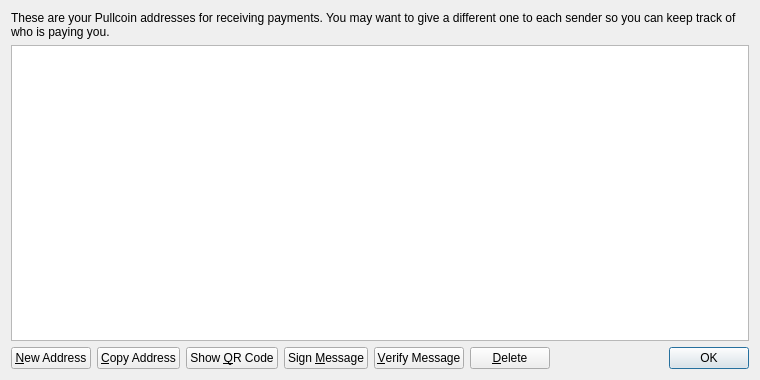
<?xml version="1.0" encoding="UTF-8"?>
<ui version="4.0">
 <class>AddressBookPage</class>
 <widget class="QWidget" name="AddressBookPage">
  <property name="geometry">
   <rect>
    <x>0</x>
    <y>0</y>
    <width>760</width>
    <height>380</height>
   </rect>
  </property>
  <property name="windowTitle">
   <string>Address Book</string>
  </property>
  <layout class="QVBoxLayout" name="verticalLayout">
   <item>
    <widget class="QLabel" name="labelExplanation">
     <property name="text">
      <string>These are your Pullcoin addresses for receiving payments. You may want to give a different one to each sender so you can keep track of who is paying you.</string>
     </property>
     <property name="textFormat">
      <enum>Qt::PlainText</enum>
     </property>
     <property name="wordWrap">
      <bool>true</bool>
     </property>
    </widget>
   </item>
   <item>
    <widget class="QTableView" name="tableView">
     <property name="contextMenuPolicy">
      <enum>Qt::CustomContextMenu</enum>
     </property>
     <property name="toolTip">
      <string>Double-click to edit address or label</string>
     </property>
     <property name="tabKeyNavigation">
      <bool>false</bool>
     </property>
     <property name="alternatingRowColors">
      <bool>true</bool>
     </property>
     <property name="selectionMode">
      <enum>QAbstractItemView::SingleSelection</enum>
     </property>
     <property name="selectionBehavior">
      <enum>QAbstractItemView::SelectRows</enum>
     </property>
     <property name="sortingEnabled">
      <bool>true</bool>
     </property>
     <attribute name="verticalHeaderVisible">
      <bool>false</bool>
     </attribute>
    </widget>
   </item>
   <item>
    <layout class="QHBoxLayout" name="horizontalLayout">
     <item>
      <widget class="QPushButton" name="newAddressButton">
       <property name="toolTip">
        <string>Create a new address</string>
       </property>
       <property name="text">
        <string>&amp;New Address</string>
       </property>
       <property name="icon">
        <iconset resource="../bitcoin.qrc">
         <normaloff>:/icons/add</normaloff>:/icons/add</iconset>
       </property>
      </widget>
     </item>
     <item>
      <widget class="QPushButton" name="copyToClipboard">
       <property name="toolTip">
        <string>Copy the currently selected address to the system clipboard</string>
       </property>
       <property name="text">
        <string>&amp;Copy Address</string>
       </property>
       <property name="icon">
        <iconset resource="../bitcoin.qrc">
         <normaloff>:/icons/editcopy</normaloff>:/icons/editcopy</iconset>
       </property>
      </widget>
     </item>
     <item>
      <widget class="QPushButton" name="showQRCode">
       <property name="text">
        <string>Show &amp;QR Code</string>
       </property>
       <property name="icon">
        <iconset resource="../bitcoin.qrc">
         <normaloff>:/icons/qrcode</normaloff>:/icons/qrcode</iconset>
       </property>
      </widget>
     </item>
     <item>
      <widget class="QPushButton" name="signMessage">
       <property name="toolTip">
        <string>Sign a message to prove you own a Pullcoin address</string>
       </property>
       <property name="text">
        <string>Sign &amp;Message</string>
       </property>
       <property name="icon">
        <iconset resource="../bitcoin.qrc">
         <normaloff>:/icons/edit</normaloff>:/icons/edit</iconset>
       </property>
      </widget>
     </item>
     <item>
      <widget class="QPushButton" name="verifyMessage">
       <property name="toolTip">
        <string>Verify a message to ensure it was signed with a specified Pullcoin address</string>
       </property>
       <property name="text">
        <string>&amp;Verify Message</string>
       </property>
       <property name="icon">
        <iconset resource="../bitcoin.qrc">
         <normaloff>:/icons/transaction_0</normaloff>:/icons/transaction_0</iconset>
       </property>
      </widget>
     </item>
     <item>
      <widget class="QPushButton" name="deleteButton">
       <property name="toolTip">
        <string>Delete the currently selected address from the list</string>
       </property>
       <property name="text">
        <string>&amp;Delete</string>
       </property>
       <property name="icon">
        <iconset resource="../bitcoin.qrc">
         <normaloff>:/icons/remove</normaloff>:/icons/remove</iconset>
       </property>
      </widget>
     </item>
     <item>
      <spacer name="horizontalSpacer">
       <property name="orientation">
        <enum>Qt::Horizontal</enum>
       </property>
       <property name="sizeHint" stdset="0">
        <size>
         <width>40</width>
         <height>20</height>
        </size>
       </property>
      </spacer>
     </item>
     <item>
      <widget class="QDialogButtonBox" name="buttonBox">
       <property name="sizePolicy">
        <sizepolicy hsizetype="Maximum" vsizetype="Fixed">
         <horstretch>0</horstretch>
         <verstretch>0</verstretch>
        </sizepolicy>
       </property>
       <property name="standardButtons">
        <set>QDialogButtonBox::Ok</set>
       </property>
      </widget>
     </item>
    </layout>
   </item>
  </layout>
 </widget>
 <resources>
  <include location="../bitcoin.qrc"/>
 </resources>
 <connections/>
</ui>
